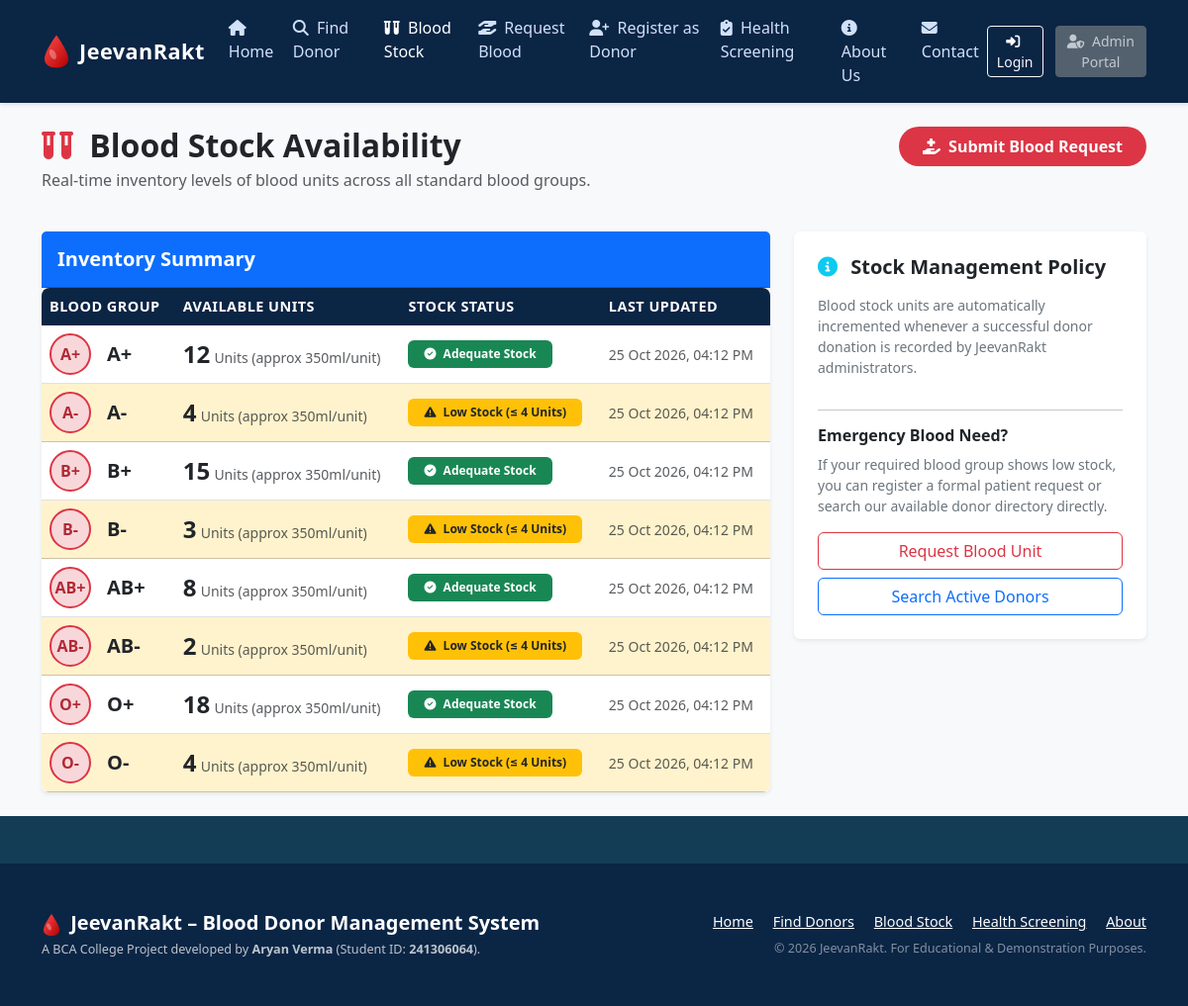
Screenshot of /blood-stock.php with the database file from the repository.
### tables this page shows
CREATE TABLE `blood_stock` (
  `id` INT AUTO_INCREMENT PRIMARY KEY,
  `blood_group` ENUM('A+', 'A-', 'B+', 'B-', 'AB+', 'AB-', 'O+', 'O-') NOT NULL UNIQUE,
  `quantity` INT NOT NULL DEFAULT 0,
  `updated_at` TIMESTAMP DEFAULT CURRENT_TIMESTAMP ON UPDATE CURRENT_TIMESTAMP
);

### blood-stock.php (the view, shortened to what this page needs)
<?php
require_once __DIR__ . '/includes/header.php';
try {
    $stmt = $pdo->query("SELECT * FROM blood_stock ORDER BY blood_group ASC");
    $stockList = $stmt->fetchAll();
} catch (PDOException $e) {
    $stockList = [];
}
?>
<div class="row mb-4">
    <div class="col-md-8">
        <h2 class="fw-bold text-dark mb-1">
            <i class="fa-solid fa-vials text-blood-red me-2"></i> Blood Stock Availability
        </h2>
        <p class="text-muted">Real-time inventory levels of blood units across all standard blood groups.</p>
    </div>
    <div class="col-md-4 text-md-end">
        <a href="request-blood.php" class="btn btn-blood">
            <i class="fa-solid fa-hand-holding-medical me-1"></i> Submit Blood Request
        </a>
    </div>
</div>
<div class="row g-4">
    <div class="col-lg-8">
        <div class="card border-0 shadow-sm">
            <div class="card-header bg-primary text-white py-3">
                <h5 class="mb-0 fw-bold">Inventory Summary</h5>
            </div>
            <div class="card-body p-0">
                <div class="table-responsive">
                    <table class="table table-hover align-middle mb-0 custom-table">
                        <thead>
                            <tr>
                                <th>Blood Group</th>
                                <th>Available Units</th>
                                <th>Stock Status</th>
                                <th>Last Updated</th>
                            </tr>
                        </thead>
                        <tbody>
                            <?php foreach ($stockList as $stock): ?>
                                <?php $isLow = $stock['quantity'] <= 4; ?>
                                <tr class="<?= $isLow ? 'table-warning' : '' ?>">
                                    <td>
                                        <div class="d-flex align-items-center">
                                            <div class="blood-group-badge me-3" style="width: 42px; height: 42px; font-size: 1rem;">
                                                <?= htmlspecialchars($stock['blood_group']) ?>
                                            </div>
                                            <strong class="fs-5 text-dark"><?= htmlspecialchars($stock['blood_group']) ?></strong>
                                        </div>
                                    </td>
                                    <td>
                                        <span class="fs-4 fw-bold text-dark"><?= (int)$stock['quantity'] ?></span>
                                        <span class="text-muted small">Units (approx 350ml/unit)</span>
                                    </td>
                                    <td>
                                        <?php if ($isLow): ?>
                                            <span class="badge bg-warning text-dark px-3 py-2">
                                                <i class="fa-solid fa-triangle-exclamation me-1"></i> Low Stock (&le; 4 Units)
                                            </span>
                                        <?php else: ?>
                                            <span class="badge bg-success px-3 py-2">
                                                <i class="fa-solid fa-check-circle me-1"></i> Adequate Stock
                                            </span>
                                        <?php endif; ?>
                                    </td>
                                    <td class="text-muted small">
                                        <?= date('d M Y, h:i A', strtotime($stock['updated_at'])) ?>
                                    </td>
                                </tr>
                            <?php endforeach; ?>
                        </tbody>
                    </table>
                </div>
            </div>
        </div>
    </div>
    <div class="col-lg-4">
        <div class="card border-0 shadow-sm p-4 bg-white mb-4">
            <h5 class="fw-bold text-dark mb-3">
                <i class="fa-solid fa-circle-info text-info me-2"></i> Stock Management Policy
            </h5>
            <p class="text-secondary small mb-3">
                Blood stock units are automatically incremented whenever a successful donor donation is recorded by JeevanRakt administrators.
            </p>
            <hr>
            <h6 class="fw-bold text-dark">Emergency Blood Need?</h6>
            <p class="text-secondary small mb-3">
                If your required blood group shows low stock, you can register a formal patient request or search our available donor directory directly.
            </p>
            <div class="d-grid gap-2">
                <a href="request-blood.php" class="btn btn-outline-danger">Request Blood Unit</a>
                <a href="search.php" class="btn btn-outline-primary">Search Active Donors</a>
            </div>
        </div>
    </div>
</div>
<?php require_once __DIR__ . '/includes/footer.php'; ?>

### css/style.css (style rules this page uses)
:root { --primary-blue: #0b2545; --secondary-blue: #133c55; --light-blue-bg: #f0f7ff; --card-blue-bg: #e8f4f8; --blood-red: #dc3545; --blood-red-dark: #b02a37; --blood-red-light: #f8d7da; --text-dark: #212529; --text-muted: #6c757d; }
body { font-family: 'Segoe UI', system-ui, -apple-system, sans-serif; background-color: #f8f9fa; color: var(--text-dark); display: flex; flex-direction: column; min-height: 100vh; }
.text-blood-red { color: var(--blood-red) !important; }
.btn-blood { background-color: var(--blood-red); color: #ffffff; border: none; font-weight: 600; border-radius: 20px; padding: 0.5rem 1.5rem; transition: all 0.2s ease; }
.blood-group-badge { width: 60px; height: 60px; border-radius: 50%; background-color: var(--blood-red-light); color: var(--blood-red-dark); font-size: 1.25rem; font-weight: 700; display: flex; align-items: center; justify-content: center; border: 2px solid var(--blood-red); }
.custom-table { background-color: #ffffff; border-radius: 8px; overflow: hidden; box-shadow: 0 1px 3px rgba(0,0,0,0.05); }
.custom-table th { background-color: var(--primary-blue); color: #ffffff; font-weight: 600; font-size: 0.9rem; text-transform: uppercase; letter-spacing: 0.5px; border: none; }

### rows the page displays
blood_stock: blood_group "A+", quantity "12", shows "Adequate Stock", updated_at "25 Oct 2026, 04:12 PM"
blood_stock: blood_group "A-", quantity "4", shows "Low Stock (≤ 4 Units)", updated_at "25 Oct 2026, 04:12 PM"
blood_stock: blood_group "B+", quantity "15", shows "Adequate Stock", updated_at "25 Oct 2026, 04:12 PM"
blood_stock: blood_group "B-", quantity "3", shows "Low Stock (≤ 4 Units)", updated_at "25 Oct 2026, 04:12 PM"
blood_stock: blood_group "AB+", quantity "8", shows "Adequate Stock", updated_at "25 Oct 2026, 04:12 PM"
blood_stock: blood_group "AB-", quantity "2", shows "Low Stock (≤ 4 Units)", updated_at "25 Oct 2026, 04:12 PM"
blood_stock: blood_group "O+", quantity "18", shows "Adequate Stock", updated_at "25 Oct 2026, 04:12 PM"
blood_stock: blood_group "O-", quantity "4", shows "Low Stock (≤ 4 Units)", updated_at "25 Oct 2026, 04:12 PM"
